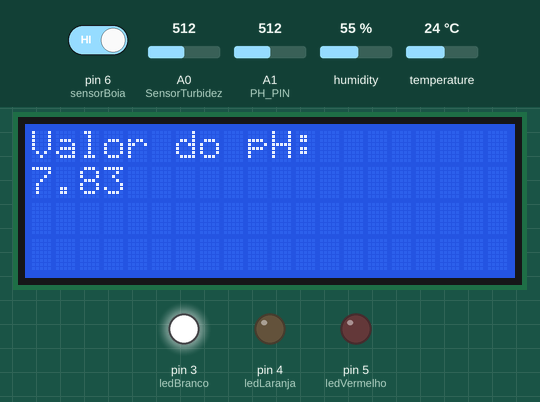
This sketch was run on a simulated Arduino Uno, built with avr-gcc and run on an emulated ATmega328P. Shown: 20×4 character LCD, output pins drawn as LEDs (lit = HIGH). Inputs (shaded band) come from the test bench; at power-on: temperature 24 °C, A1 (PH_PIN) = 512, A0 (SensorTurbidez) = 512, pin 6 (sensorBoia) HIGH, humidity 55 %. What the sketch prints to the serial monitor is not drawn.

Above: at 1.2 s.
1.3 s: temperature set to 26 °C
6.4 s: temperature set to 29 °C
At 11.5 s:
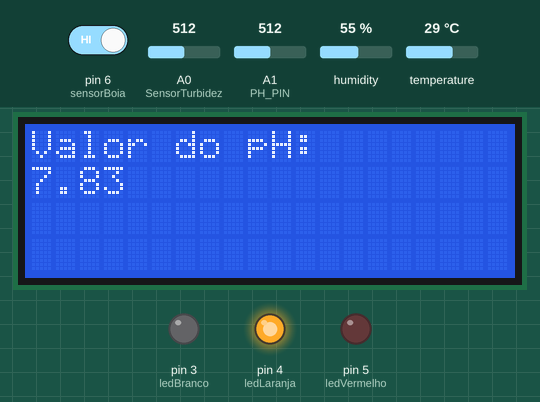
11.8 s: A1 (PH_PIN) set to 716
At 15.8 s:
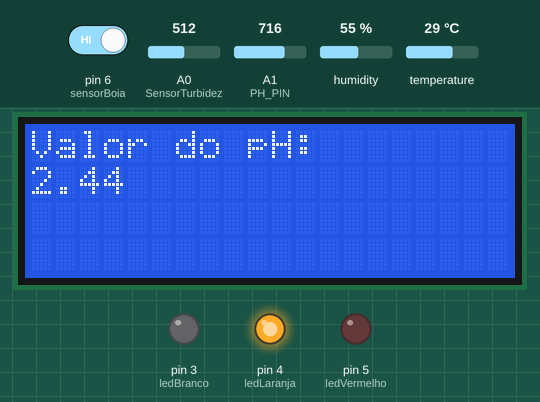
16.9 s: temperature set to 31 °C
At 21.0 s:
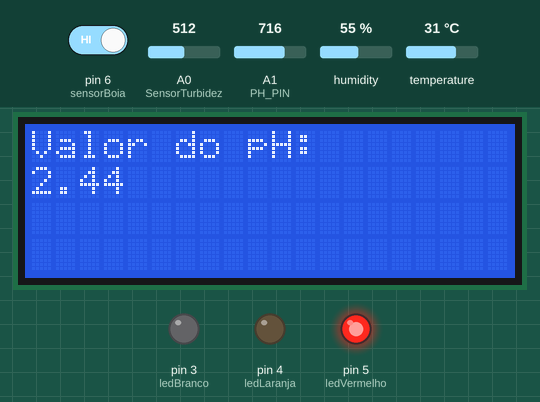
22.0 s: A0 (SensorTurbidez) set to 848
23.5 s: A0 (SensorTurbidez) set to 877
Timing chart, 0 to 26.5 s (numbered marks = the images above; inputs shaded):
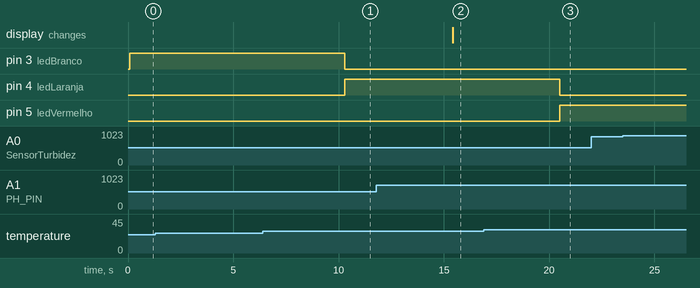

Measured:
- the behaviour switches between 27 and 28 °C on temperature (found by bisection; images 0 and 1)
- the behaviour switches between 29 and 30 °C on temperature (found by bisection; images 2 and 3)
- after the input at 1.3 s, every drawn part: stays the same
- after the input at 6.4 s, pin 3 (ledBranco): HIGH → LOW after 3.9 s; pin 4 (ledLaranja): LOW → HIGH after 3.9 s
- after the input at 11.8 s, the display: changes after 3.6 s (image 2)
- after the input at 16.9 s, pin 4 (ledLaranja): HIGH → LOW after 3.6 s; pin 5 (ledVermelho): LOW → HIGH after 3.6 s
- after the input at 22.0 s, every drawn part: stays the same
- after the input at 23.5 s, every drawn part: stays the same

The sketch:

monitoramento_qualidade_agua.ino
```cpp
#define DHTPIN 2        // Pino digital conectado ao sensor de temperatura e umidade
#define DHTTYPE DHT11   // Tipo do sensor de temperatura e umidade
#define PH_PIN A1      // Pino analógico para leitura do pH
// Constantes de calibração pH
float offset = -0.0;     // ajuste fino pH
float slope = -5.4;      // coeficiente da curva pH

// Libs e configuração do LCD I2C
#include <Wire.h>
#include <LiquidCrystal_I2C.h>
// Endereço encontrado pelo Scanner
LiquidCrystal_I2C lcd(0x27, 20, 4);

// Configuração sensor de temperatura e umidade
#include <DHT.h>
DHT dht(DHTPIN, DHTTYPE);

int sensorBoia = 6;

// Configuração sensor de turbidez
int SensorTurbidez = A0;
float tensao, NTU;

// Pinos dos leds
const int ledBranco = 3;
const int ledLaranja = 4;
const int ledVermelho = 5;

void setup() {
    Serial.begin(9600);
    pinMode(sensorBoia, INPUT_PULLUP);

    // Setup sensor de temperatura e umidade
    dht.begin();

    // Setup leds
    pinMode(ledBranco, OUTPUT);
    pinMode(ledLaranja, OUTPUT);
    pinMode(ledVermelho, OUTPUT);

    // Setup LCD
    lcd.init();
    lcd.backlight();
}


void loop() {
  Serial.flush();
    // ===== NÍVEL =====
    int estado = digitalRead(sensorBoia);
    String nivel = (estado == LOW) ? "OK" : "BAIXO";

    // ===== TEMPERATURA E UMIDADE =====
    float umidade = dht.readHumidity();
    float temperatura = dht.readTemperature();
    resolveLeds(temperatura);

    // ===== pH =====
    int leitura = analogRead(PH_PIN);
    float volts = leitura * (5.0 / 1023.0);
    float ph = slope * volts + 21.34 + offset;
    if (ph < 0) ph = 0;
    if (ph > 14) ph = 14;

    // Escreve pH no LCD
    lcd.clear();
    lcd.setCursor(0, 0);
    lcd.print("Valor do pH: ");
    lcd.setCursor(0, 1);
    lcd.print(ph, 2);

    // ===== TURBIDEZ =====
    tensao = 0;
    int N = 200;
    for (int i = 0; i < N; i++) {
        tensao += (analogRead(SensorTurbidez) / 1023.0) * 5.0;
    }
    tensao /= N;
    tensao = ArredondarPara(tensao, 2);

    if (tensao < 2.5) {
        NTU = 3000;
    } else if (tensao > 4.2) {
        tensao = 4.2;
        NTU = 0;
    } else {
        NTU = -1120.4 * pow(tensao, 2) + 5742.3 * tensao - 4353.8;
    }
    if (NTU < 0) NTU = 0;

String dados = nivel + "," +
                String(umidade, 1) + "," +
                String(temperatura, 1) + "," +
                String(ph, 2) + "," +
                String(NTU, 0);

  Serial.println(dados);

Serial.flush();


delay(5000);

}

float ArredondarPara(float ValorEntrada, int CasaDecimal) {
    float multiplicador = pow(10.0f, CasaDecimal);
    return roundf(ValorEntrada * multiplicador) / multiplicador;
}

void resolveLeds(float temperatura) {
    if (temperatura < 28) {
        digitalWrite(ledBranco, HIGH);
        digitalWrite(ledLaranja, LOW);
        digitalWrite(ledVermelho, LOW);
    } else if (temperatura >= 28 && temperatura < 30) {
        digitalWrite(ledBranco, LOW);
        digitalWrite(ledLaranja, HIGH);
        digitalWrite(ledVermelho, LOW);
    } else if (temperatura >= 30) {
        digitalWrite(ledBranco, LOW);
        digitalWrite(ledLaranja, LOW);
        digitalWrite(ledVermelho, HIGH);
    }
}
```
